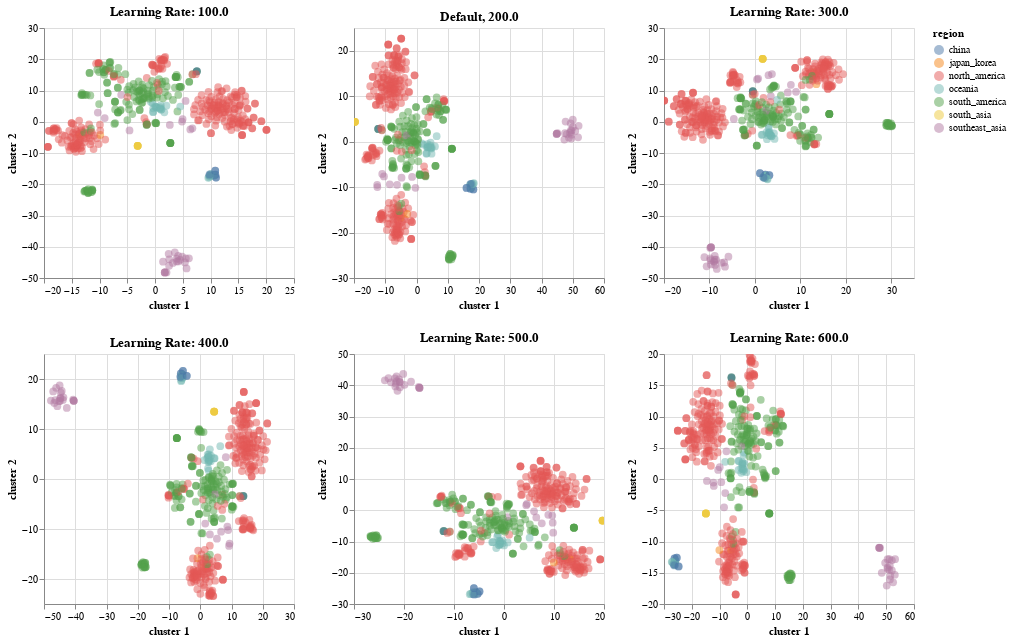

The cell this chart's notebook holds for it:
### Code cell
import altair as alt

TSNE1 = alt.Chart(merged_df1).mark_circle(size=60).encode(
    x='cluster 1',
    y='cluster 2',
    opacity=alt.value(0.5),
    color='region',
    tooltip=['strain', 'region']
).properties(width=250,height=250,title="Default, 200.0").interactive()

TSNE2 = alt.Chart(merged_df2).mark_circle(size=60).encode(
    x='cluster 1',
    y='cluster 2',
    opacity=alt.value(0.5),
    color='region',
    tooltip=['strain', 'region']
).properties(width=250,height=250,title="Learning Rate: 100.0").interactive()

TSNE3 = alt.Chart(merged_df3).mark_circle(size=60).encode(
    x='cluster 1',
    y='cluster 2',
    opacity=alt.value(0.5),
    color='region',
    tooltip=['strain', 'region']
).properties(width=250,height=250,title = "Learning Rate: 300.0").interactive()

TSNE4 = alt.Chart(merged_df4).mark_circle(size=60).encode(
    x='cluster 1',
    y='cluster 2',
    opacity=alt.value(0.5),
    color='region',
    tooltip=['strain', 'region']
).properties(width=250,height=250,title = "Learning Rate: 400.0").interactive()

TSNE5 = alt.Chart(merged_df5).mark_circle(size=60).encode(
    x='cluster 1',
    y='cluster 2',
    opacity=alt.value(0.5),
    color='region',
    tooltip=['strain', 'region']
).properties(width=250,height=250,title = "Learning Rate: 500.0").interactive()

TSNE6 = alt.Chart(merged_df6).mark_circle(size=60).encode(
    x='cluster 1',
    y='cluster 2',
    opacity=alt.value(0.5),
    color='region',
    tooltip=['strain', 'region']
).properties(width=250,height=250, title = "Learning Rate: 600.0").interactive()

chart1 = TSNE2|TSNE1|TSNE3
chart2 = TSNE4|TSNE5|TSNE6
chart3 = alt.vconcat(chart1,chart2)
chart3.save('../Docs/TSNELearningRates.html')
chart3

### Figure 1 — Vega-Lite specification as saved in the notebook (floating-point values rounded to 4 significant figures; data arrays with more than 128 entries replaced by an {"elided": "..."} marker saying what was removed)
{"$schema": "https://vega.github.io/schema/vega-lite/v3.3.0.json", "config": {"mark": {"tooltip": null}, "view": {"height": 300, "width": 400}}, "datasets": {"data-3fc3465988165a9e125791ba0163d767": {"elided": "486 records"}, "data-555c379dc1a8aee698b7ff0b64476ecb": {"elided": "486 records"}, "data-95d2128e850de886c89c09f9974c6951": {"elided": "486 records"}, "data-ade0214a68602875c732bb53f9bd210d": {"elided": "486 records"}, "data-bbf296c038029c5130fd46c0ed469ddd": {"elided": "486 records"}, "data-c82b43ff84037ae4fc5e0b17e262c81e": {"elided": "486 records"}}, "vconcat": [{"hconcat": [{"data": {"name": "data-ade0214a68602875c732bb53f9bd210d"}, "encoding": {"color": {"field": "region", "type": "nominal"}, "opacity": {"value": 0.5}, "tooltip": [{"field": "strain", "type": "nominal"}, {"field": "region", "type": "nominal"}], "x": {"field": "cluster 1", "type": "quantitative"}, "y": {"field": "cluster 2", "type": "quantitative"}}, "height": 250, "mark": {"size": 60, "type": "circle"}, "selection": {"selector141": {"bind": "scales", "encodings": ["x", "y"], "type": "interval"}}, "title": "Learning Rate: 100.0", "width": 250}, {"data": {"name": "data-95d2128e850de886c89c09f9974c6951"}, "encoding": {"color": {"field": "region", "type": "nominal"}, "opacity": {"value": 0.5}, "tooltip": [{"field": "strain", "type": "nominal"}, {"field": "region", "type": "nominal"}], "x": {"field": "cluster 1", "type": "quantitative"}, "y": {"field": "cluster 2", "type": "quantitative"}}, "height": 250, "mark": {"size": 60, "type": "circle"}, "selection": {"selector140": {"bind": "scales", "encodings": ["x", "y"], "type": "interval"}}, "title": "Default, 200.0", "width": 250}, {"data": {"name": "data-3fc3465988165a9e125791ba0163d767"}, "encoding": {"color": {"field": "region", "type": "nominal"}, "opacity": {"value": 0.5}, "tooltip": [{"field": "strain", "type": "nominal"}, {"field": "region", "type": "nominal"}], "x": {"field": "cluster 1", "type": "quantitative"}, "y": {"field": "cluster 2", "type": "quantitative"}}, "height": 250, "mark": {"size": 60, "type": "circle"}, "selection": {"selector142": {"bind": "scales", "encodings": ["x", "y"], "type": "interval"}}, "title": "Learning Rate: 300.0", "width": 250}]}, {"hconcat": [{"data": {"name": "data-c82b43ff84037ae4fc5e0b17e262c81e"}, "encoding": {"color": {"field": "region", "type": "nominal"}, "opacity": {"value": 0.5}, "tooltip": [{"field": "strain", "type": "nominal"}, {"field": "region", "type": "nominal"}], "x": {"field": "cluster 1", "type": "quantitative"}, "y": {"field": "cluster 2", "type": "quantitative"}}, "height": 250, "mark": {"size": 60, "type": "circle"}, "selection": {"selector143": {"bind": "scales", "encodings": ["x", "y"], "type": "interval"}}, "title": "Learning Rate: 400.0", "width": 250}, {"data": {"name": "data-555c379dc1a8aee698b7ff0b64476ecb"}, "encoding": {"color": {"field": "region", "type": "nominal"}, "opacity": {"value": 0.5}, "tooltip": [{"field": "strain", "type": "nominal"}, {"field": "region", "type": "nominal"}], "x": {"field": "cluster 1", "type": "quantitative"}, "y": {"field": "cluster 2", "type": "quantitative"}}, "height": 250, "mark": {"size": 60, "type": "circle"}, "selection": {"selector144": {"bind": "scales", "encodings": ["x", "y"], "type": "interval"}}, "title": "Learning Rate: 500.0", "width": 250}, {"data": {"name": "data-bbf296c038029c5130fd46c0ed469ddd"}, "encoding": {"color": {"field": "region", "type": "nominal"}, "opacity": {"value": 0.5}, "tooltip": [{"field": "strain", "type": "nominal"}, {"field": "region", "type": "nominal"}], "x": {"field": "cluster 1", "type": "quantitative"}, "y": {"field": "cluster 2", "type": "quantitative"}}, "height": 250, "mark": {"size": 60, "type": "circle"}, "selection": {"selector145": {"bind": "scales", "encodings": ["x", "y"], "type": "interval"}}, "title": "Learning Rate: 600.0", "width": 250}]}]}
